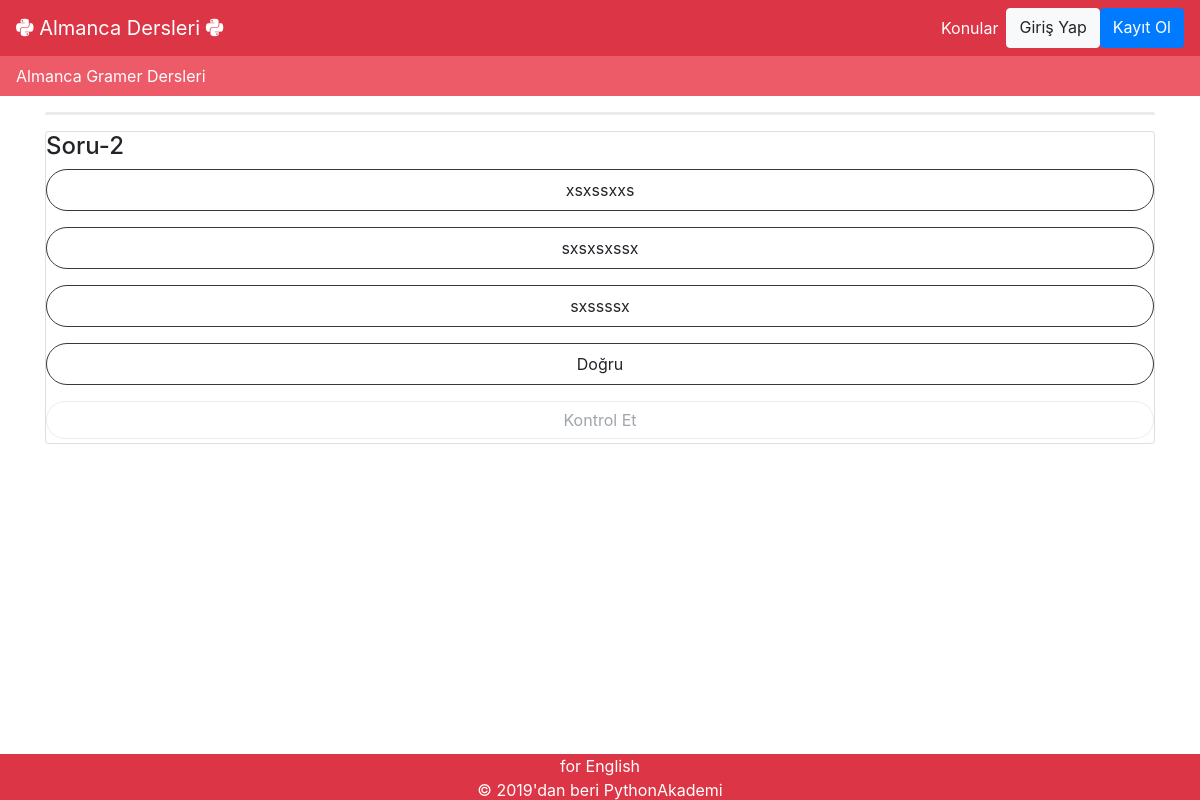
The page /dersler/baslik/1/alistirma/ on the database its author committed.
### dersler/models.py (models this page shows, shortened)
class Question(models.Model):
	ders = models.ForeignKey(Ders, on_delete=models.CASCADE)
	content = models.TextField(blank = True)
	ranking = models.IntegerField("Sıra:", default = 0)

class Answer(models.Model):
	question = models.ForeignKey(Question, on_delete=models.CASCADE)
	content = models.CharField("cevap", max_length = 100)
	dogru_cevap = models.BooleanField(default=False)

### dersler/views.py (the view)
# urls.py: path('baslik/<int:pk>/alistirma/', alistirma_yap, name='alistirma_yap'),
def alistirma_yap(request, pk):
	baslik = get_object_or_404(Baslik.objects.all(), pk=pk)
	dersler = baslik.ders_set.all().prefetch_related("question_set__answer_set")
	sorular = []
	for ders in dersler:
		sorular += [soru for soru in ders.question_set.all()]
	sorular = sorular
	context = {
		'sorular': sorular,
		'baslik': baslik,
	}
	return render(request, 'dersler/alistirma_yap.html', context)

### templates/dersler/alistirma_yap.html (shortened to what this page needs)
{% extends 'base.html' %}
{% load static %}
{% block body %}
<div class = "container">
<div class="progress mt-3 mb-3" style="height: 3px;">
</div>
{% for soru in sorular %}
<div class = "card mt-2" id = "soru{{soru.id}}">
   <h4 class = "soru_listesi" id = "{{soru.id}}">{{soru.content}}</h4>
   {% for cevap in soru.answer_set.all %}
   <button class = "secenekler mb-2 px-2 py-2 border border-dark rounded-pill btn btn-block" id = "{{cevap.id}}" dogru = "{% if cevap.dogru_cevap %}dogru{% else%} yanlis {% endif %}" >{{cevap.content}}</button>
   {% endfor %}
   <button class = "onaylama border rounded-pill btn btn-block btn-outline-secondary mb-1" disabled>Kontrol Et</button>
</div>
{% endfor %}
</div>
{% endblock %}

### rows shown on the page
Question: content "Soru-2"
Answer: content "xsxssxxs"
Answer: content "sxsxsxssx"
Answer: content "sxssssx"
Answer: content "Doğru"
